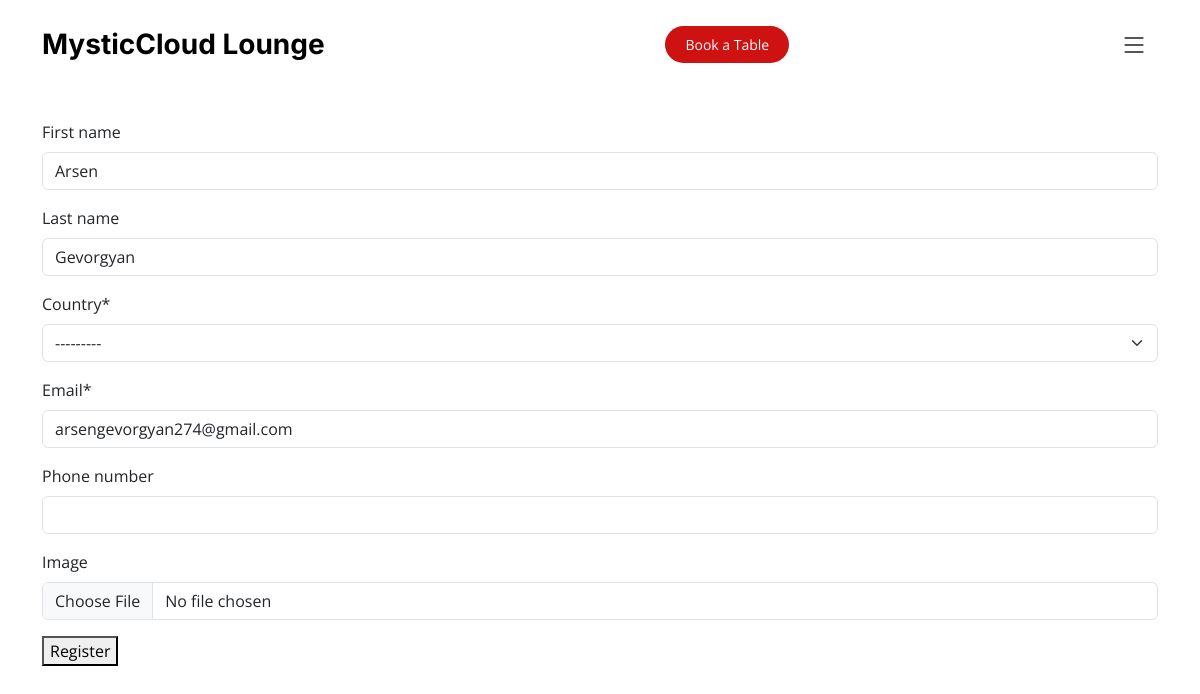
The page /users/update-user/2/ (signed in) on the database its author committed.
### users/models.py (models this page shows)
class User(AbstractBaseUser, PermissionsMixin):
    email = models.EmailField(max_length=255, unique=True)
    first_name = models.CharField(max_length=155, blank=True, null=True)
    last_name = models.CharField(max_length=155, blank=True, null=True)
    image = models.ImageField(upload_to=upload_user_images)
    is_staff = models.BooleanField(default=False)
    is_active = models.BooleanField(default=True)
    objects = UserManager()
    USERNAME_FIELD = "email"

### users/views.py (the view, shortened to what this page needs)
# urls.py: path("update-user/<int:pk>/", UserUpdate.as_view(), name="update_user"),
class UserUpdate(LoginRequiredMixin, UpdateView):
    model = User
    form_class = ProfileForm

### users/forms.py
class ProfileForm(forms.ModelForm):
    def __init__(self, *args, **kwargs):
        super().__init__(*args, **kwargs)
        self.fields["email"].required = True
    country = CountryField().formfield()
    phone_number = PhoneNumberField(required=False)
    image = forms.ImageField(required=False)
    class Meta:
        model = User
        fields = ("first_name", "last_name", "country", "email",
                  "phone_number", "image")

### users/mixins.py (called while the page is built)
    @method_decorator(login_required)
    def dispatch(self, *args, **kwargs):
        return super().dispatch(*args, **kwargs)

### templates/users/user_form.html (shortened to what this page needs)
{% extends 'base.html' %}
{% load crispy_forms_tags %}
{% block content %}
<br>
<br>
<br>
<br>
<br>
<div class="container">
        <form method="POST">
            {{ form|crispy }}
        <button type="submit" class="brn btn-success">Register</button>
        </form>
    </div>
{% endblock %}

### static/css/main.css (style rules this page uses)
:root { --font-default: "Open Sans", system-ui, -apple-system, "Segoe UI", Roboto, "Helvetica Neue", Arial, "Noto Sans", "Liberation Sans", sans-serif, "Apple Color Emoji", "Segoe UI Emoji", "Segoe UI Symbol", "Noto Color Emoji"; --font-primary: "Amatic SC", sans-serif; --font-secondary: "Inter", sans-serif; }
:root { --color-default: #212529; --color-primary: #ce1212; --color-secondary: #37373f; }
:root { scroll-behavior: smooth; }
body { font-family: var(--font-default); color: var(--color-default); }

### rows shown on the page
User: first_name "Arsen", last_name "Gevorgyan", email "arsengevorgyan274@gmail.com"
